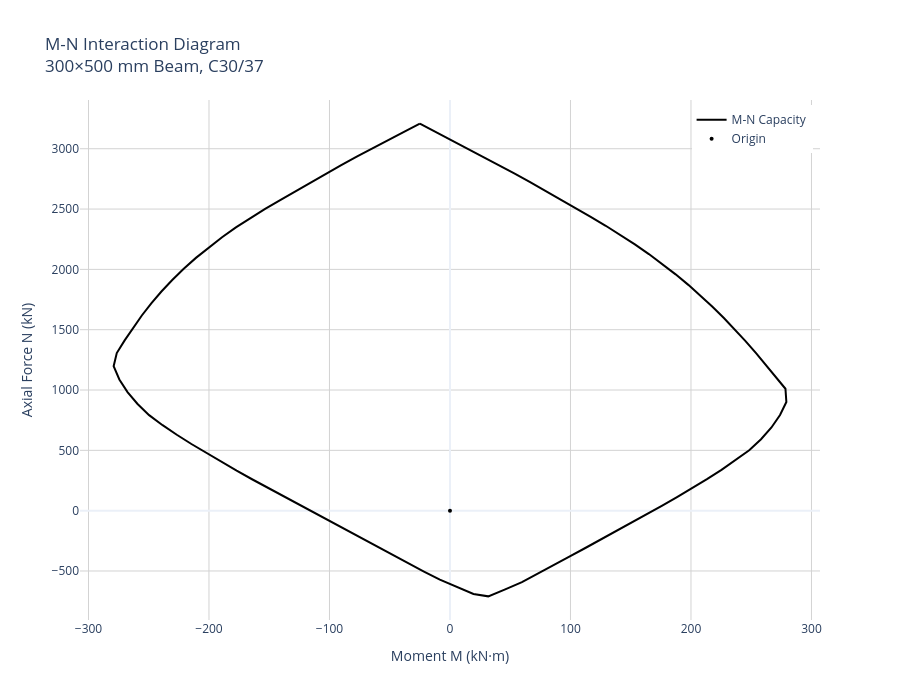

The cell this chart's notebook holds for it:
### Code cell
# Display the M-N interaction diagram
fig_mn = diagram.plot_mn(
    title="M-N Interaction Diagram<br>300×500 mm Beam, C30/37",
    n_points=100,
    show=True,
)
